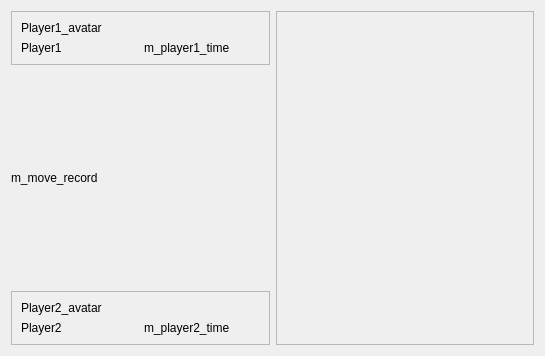
<?xml version="1.0" encoding="UTF-8"?>
<ui version="4.0">
 <class>RetroChessWindow</class>
 <widget class="QWidget" name="RetroChessWindow">
  <property name="geometry">
   <rect>
    <x>0</x>
    <y>0</y>
    <width>545</width>
    <height>356</height>
   </rect>
  </property>
  <property name="windowTitle">
   <string>Form</string>
  </property>
  <layout class="QGridLayout" name="gridLayout">
   <item row="0" column="1" rowspan="5">
    <widget class="QFrame" name="frame_3">
     <property name="frameShape">
      <enum>QFrame::StyledPanel</enum>
     </property>
     <property name="frameShadow">
      <enum>QFrame::Raised</enum>
     </property>
     <layout class="QGridLayout" name="gridLayout_4">
      <item row="0" column="0">
       <widget class="QWidget" name="m_chess_board" native="true"/>
      </item>
     </layout>
    </widget>
   </item>
   <item row="1" column="0">
    <spacer name="verticalSpacer_2">
     <property name="orientation">
      <enum>Qt::Vertical</enum>
     </property>
     <property name="sizeHint" stdset="0">
      <size>
       <width>20</width>
       <height>40</height>
      </size>
     </property>
    </spacer>
   </item>
   <item row="4" column="0">
    <widget class="QFrame" name="frame_2">
     <property name="frameShape">
      <enum>QFrame::StyledPanel</enum>
     </property>
     <property name="frameShadow">
      <enum>QFrame::Raised</enum>
     </property>
     <layout class="QGridLayout" name="gridLayout_3">
      <item row="2" column="1">
       <widget class="QLabel" name="m_player2_time">
        <property name="text">
         <string>m_player2_time</string>
        </property>
       </widget>
      </item>
      <item row="2" column="0">
       <widget class="QLabel" name="m_player2_name">
        <property name="text">
         <string>Player2</string>
        </property>
       </widget>
      </item>
      <item row="1" column="0" colspan="2">
       <widget class="QLabel" name="m_player2_avatar">
        <property name="text">
         <string>Player2_avatar</string>
        </property>
       </widget>
      </item>
     </layout>
    </widget>
   </item>
   <item row="3" column="0">
    <spacer name="verticalSpacer">
     <property name="orientation">
      <enum>Qt::Vertical</enum>
     </property>
     <property name="sizeHint" stdset="0">
      <size>
       <width>20</width>
       <height>40</height>
      </size>
     </property>
    </spacer>
   </item>
   <item row="0" column="0">
    <widget class="QFrame" name="frame">
     <property name="frameShape">
      <enum>QFrame::StyledPanel</enum>
     </property>
     <property name="frameShadow">
      <enum>QFrame::Raised</enum>
     </property>
     <layout class="QGridLayout" name="gridLayout_2">
      <item row="1" column="0">
       <widget class="QLabel" name="m_player1_name">
        <property name="text">
         <string>Player1</string>
        </property>
       </widget>
      </item>
      <item row="1" column="1">
       <widget class="QLabel" name="m_player1_time">
        <property name="text">
         <string>m_player1_time</string>
        </property>
       </widget>
      </item>
      <item row="0" column="0" colspan="2">
       <widget class="QLabel" name="m_player1_avatar">
        <property name="text">
         <string>Player1_avatar</string>
        </property>
       </widget>
      </item>
     </layout>
    </widget>
   </item>
   <item row="2" column="0">
    <widget class="QLabel" name="m_move_record">
     <property name="text">
      <string>m_move_record</string>
     </property>
    </widget>
   </item>
  </layout>
 </widget>
 <resources/>
 <connections/>
</ui>
